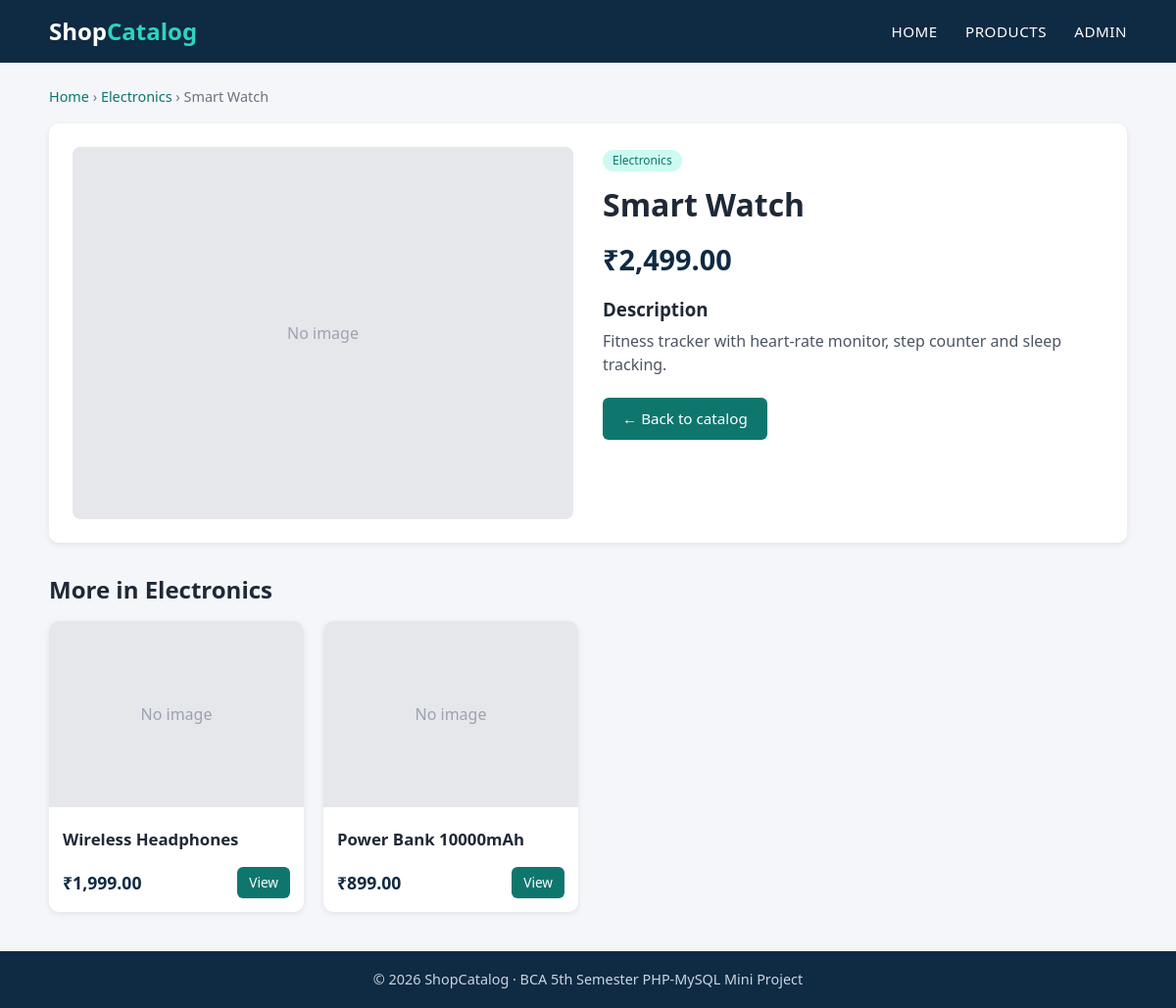
/product.php?id=2, run on the app's committed database.
### tables this page shows
CREATE TABLE IF NOT EXISTS products (
    id INT AUTO_INCREMENT PRIMARY KEY,
    category_id INT NULL,
    name VARCHAR(150) NOT NULL,
    description TEXT NOT NULL,
    price DECIMAL(10,2) NOT NULL,
    image VARCHAR(255) NULL,
    created_at TIMESTAMP NOT NULL DEFAULT CURRENT_TIMESTAMP,
    FOREIGN KEY (category_id) REFERENCES categories(id) ON DELETE SET NULL
);

CREATE TABLE IF NOT EXISTS categories (
    id INT AUTO_INCREMENT PRIMARY KEY,
    name VARCHAR(100) NOT NULL UNIQUE,
    created_at TIMESTAMP NOT NULL DEFAULT CURRENT_TIMESTAMP
);

### includes/config.php (called while the page is built, shortened)
<?php
function e($text)
{
    return htmlspecialchars((string)$text, ENT_QUOTES, 'UTF-8');
}
function money($amount)
{
    return '₹' . number_format((float)$amount, 2);
}

### product.php (the view, shortened to what this page needs)
<?php
require 'includes/config.php';
$id = (int)($_GET['id'] ?? 0);
$stmt = $pdo->prepare(
    'SELECT p.*, c.name AS category
     FROM products p
     LEFT JOIN categories c ON c.id = p.category_id
     WHERE p.id = :id'
);
$stmt->execute([':id' => $id]);
$product = $stmt->fetch();
$related = [];
if ($product['category_id']) {
    $r = $pdo->prepare(
        'SELECT id, name, price, image FROM products
         WHERE category_id = :cat AND id <> :id
         ORDER BY created_at DESC LIMIT 4'
    );
    $r->execute([':cat' => $product['category_id'], ':id' => $product['id']]);
    $related = $r->fetchAll();
}
include 'includes/header.php';
?>
<main class="container">
    <p class="breadcrumb">
        <a href="index.php">Home</a> &rsaquo;
        <?php if ($product['category_id']): ?>
            <a href="index.php?cat=<?= (int)$product['category_id'] ?>#products"><?= e($product['category']) ?></a> &rsaquo;
        <?php endif; ?>
        <?= e($product['name']) ?>
    </p>
    <div class="detail">
        <div class="detail-img">
            <?php if ($product['image']): ?>
                <img src="uploads/<?= e($product['image']) ?>" alt="<?= e($product['name']) ?>">
            <?php else: ?>
                <div class="no-image big">No image</div>
            <?php endif; ?>
        </div>
        <div class="detail-info">
            <span class="tag"><?= e($product['category'] ?? 'Uncategorised') ?></span>
            <h1><?= e($product['name']) ?></h1>
            <p class="price big"><?= money($product['price']) ?></p>
            <h3>Description</h3>
            <p class="desc"><?= nl2br(e($product['description'])) ?></p>
            <a class="btn" href="index.php">&larr; Back to catalog</a>
        </div>
    </div>
    <?php if ($related): ?>
        <h2 class="section-title">More in <?= e($product['category']) ?></h2>
        <div class="grid">
            <?php foreach ($related as $p): ?>
                <article class="card">
                    <a href="product.php?id=<?= (int)$p['id'] ?>" class="card-img">
                        <?php if ($p['image']): ?>
                            <img src="uploads/<?= e($p['image']) ?>" alt="<?= e($p['name']) ?>">
                        <?php else: ?>
                            <div class="no-image">No image</div>
                        <?php endif; ?>
                    </a>
                    <div class="card-body">
                        <h3><?= e($p['name']) ?></h3>
                        <div class="card-foot">
                            <span class="price"><?= money($p['price']) ?></span>
                            <a class="btn small" href="product.php?id=<?= (int)$p['id'] ?>">View</a>
                        </div>
                    </div>
                </article>
            <?php endforeach; ?>
        </div>
    <?php endif; ?>
</main>
<?php include 'includes/footer.php'; ?>

### css/style.css (style rules this page uses)
* { margin: 0; padding: 0; box-sizing: border-box; }
body { font-family: "Segoe UI", Arial, sans-serif; background: #f4f6f9; color: #1f2937; line-height: 1.5; }
a { color: #0f766e; text-decoration: none; }
.container { width: 92%; max-width: 1100px; margin: 0 auto; }
.grid { display: grid; grid-template-columns: repeat(auto-fill, minmax(240px, 1fr)); gap: 20px; margin-bottom: 30px; }
.card { background: #fff; border-radius: 10px; overflow: hidden; box-shadow: 0 2px 6px rgba(0,0,0,.08); transition: transform .2s, box-shadow .2s; display: flex; flex-direction: column; }
.card-img img, .no-image { width: 100%; height: 190px; object-fit: cover; }
.no-image { background: #e5e7eb; color: #9ca3af; display: flex; align-items: center; justify-content: center; }
.card-body { padding: 14px; display: flex; flex-direction: column; flex: 1; }
.card-body h3 { font-size: 1.05rem; margin: 6px 0 4px; }
.card-foot { display: flex; align-items: center; justify-content: space-between; margin-top: 12px; }
.price { font-weight: 700; color: #0f2a43; font-size: 1.1rem; }
.tag { display: inline-block; background: #ccfbf1; color: #0f766e; font-size: .75rem; padding: 2px 10px; border-radius: 12px; }
.btn { display: inline-block; padding: 10px 20px; background: #0f766e; color: #fff; border: none; border-radius: 6px; cursor: pointer; font-size: .95rem; }
.btn.small { padding: 6px 12px; font-size: .85rem; }
.breadcrumb { margin: 24px 0 16px; font-size: .9rem; color: #6b7280; }
.detail { display: grid; grid-template-columns: 1fr 1fr; gap: 30px; background: #fff; padding: 24px; border-radius: 10px; box-shadow: 0 2px 6px rgba(0,0,0,.08); margin-bottom: 30px; }
.detail-img img, .no-image.big { width: 100%; height: 380px; object-fit: cover; border-radius: 8px; }
.detail-info h1 { margin: 10px 0; }
.detail-info h3 { margin: 16px 0 6px; }
.price.big { font-size: 1.8rem; }
.desc { color: #4b5563; margin-bottom: 22px; }
.section-title { margin-bottom: 14px; }

### data on the page
products: category.name "Electronics", name "Smart Watch", price "₹2,499.00", description "Fitness tracker with heart-rate monitor, step counter and sleep tracking."
products: shows "No image", name "Wireless Headphones", price "₹1,999.00"
products: shows "No image", name "Power Bank 10000mAh", price "₹899.00"
